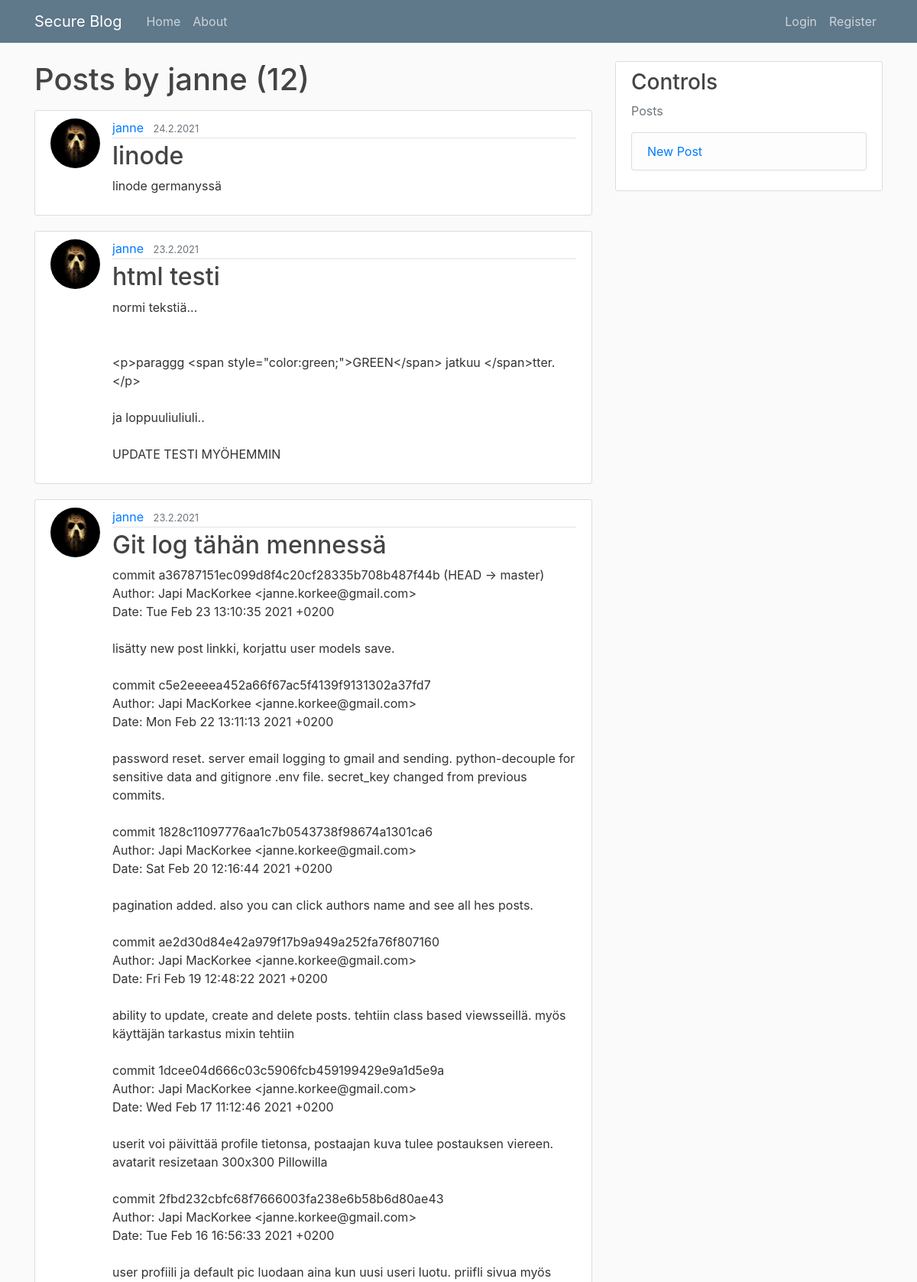
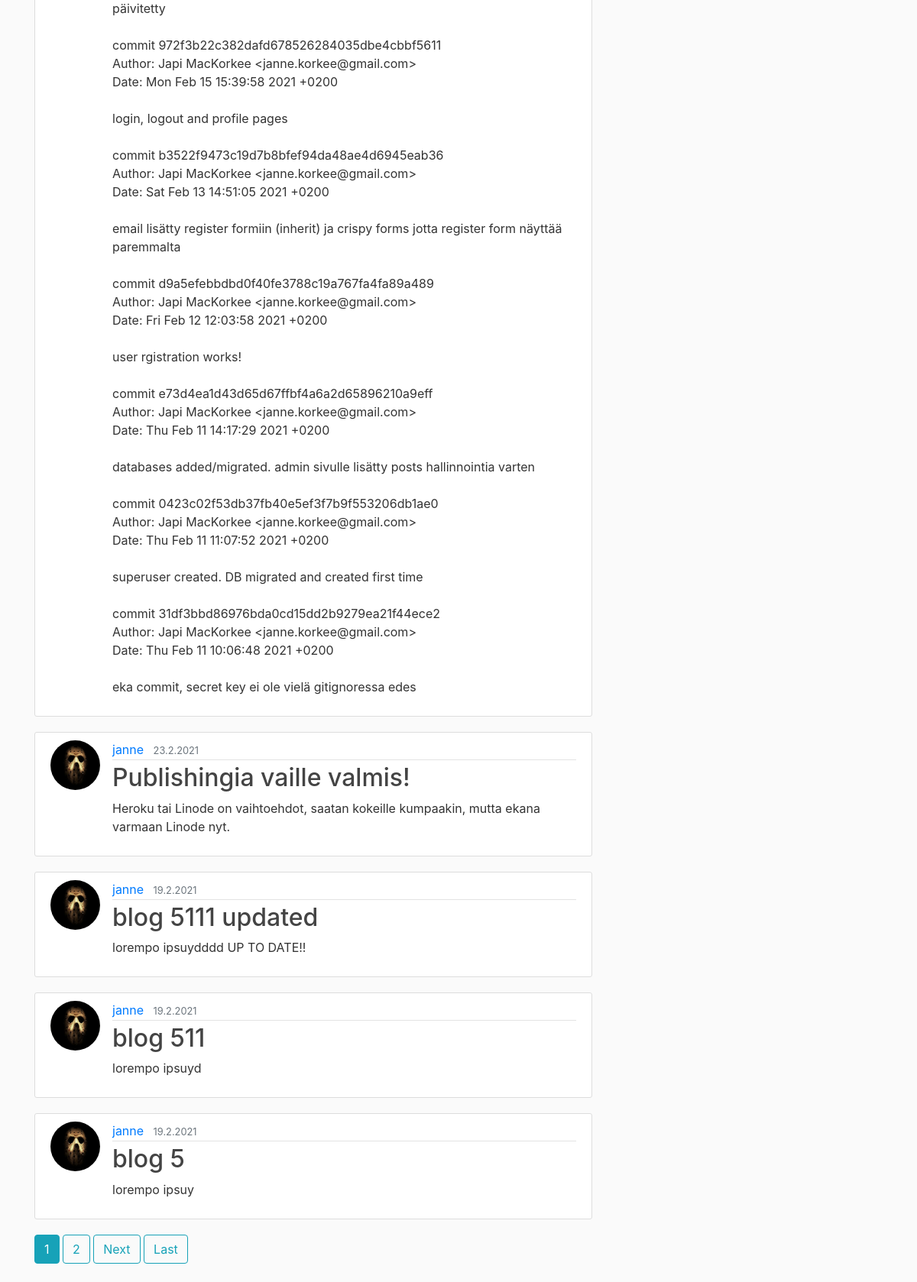
Screenshot of /user/janne with the database file from the repository (2 pictures, top to bottom).
### blog/models.py (models this page shows, shortened)
class Post(models.Model):
	title = models.CharField(max_length=100)
	content = models.TextField()
	date_posted = models.DateTimeField(default=timezone.now)
	author = models.ForeignKey(User, on_delete=models.CASCADE)

### users/models.py (models this page shows, shortened)
class Profile(models.Model):
	user = models.OneToOneField(User, on_delete=models.CASCADE)
	image = models.ImageField(default='default.jpg', upload_to='profile_pics')

### blog/views.py (the view)
# urls.py: path('user/<str:username>', UserPostListView.as_view(), name='user-posts'),
class UserPostListView(ListView):
	model = Post
	template_name = 'blog/user_posts.html'
	context_object_name = 'posts'
	paginate_by = 7
	def get_queryset(self):
		user = get_object_or_404(User, username=self.kwargs.get('username'))
		return Post.objects.filter(author=user).order_by('-date_posted')

### blog/templates/blog/user_posts.html (shortened to what this page needs)
{% extends "blog/base.html" %}
{% block content %}
	<h1 class="mb-3">Posts by {{ view.kwargs.username }} ({{ page_obj.paginator.count }})</h1>
	{% for post in posts %}
		<article class="media content-section">
		  <img class="rounded-circle article-img" src="{{ post.author.profile.image.url }}">
		  <div class="media-body">
		    <div class="article-metadata">
		      <a class="mr-2" href="{% url 'user-posts' post.author.username %}">{{ post.author }}</a>
		      <small class="text-muted">{{ post.date_posted|date:"j.n.Y" }}</small>
		    </div>
		    <h2><a class="article-title" href="{% url 'post-detail' post.id %}">{{ post.title }}</a></h2>
		    <p class="article-content">{{ post.content }}</p>
		  </div>
		</article>
	{% endfor %}
	{% if is_paginated %}
		{% for num in page_obj.paginator.page_range %}
			{% if page_obj.number == num %}
				<a class="btn btn-info mb-4" href="?page={{ num }}">{{ num }}</a>
			{% elif num > page_obj.number|add:'-3' and num < page_obj.number|add:'3' %}
				<a class="btn btn-outline-info mb-4" href="?page={{ num }}">{{ num }}</a>
			{% endif %}
		{% endfor %}
		{% if page_obj.has_next %}
			<a class="btn btn-outline-info mb-4" href="?page={{ page_obj.next_page_number }}">Next</a>
			<a class="btn btn-outline-info mb-4" href="?page={{ page_obj.paginator.num_pages }}">Last</a>
		{% endif %}
	{% endif %}
{% endblock content %}

### blog/static/blog/main.css (style rules this page uses)
body { background: #fafafa; color: #333333; margin-top: 5rem; }
h1, h2, h3, h4, h5, h6 { color: #444444; }
.content-section { background: #ffffff; padding: 10px 20px; border: 1px solid #dddddd; border-radius: 3px; margin-bottom: 20px; }
.article-title { color: #444444; }
.article-content { white-space: pre-line; }
.article-img { height: 65px; width: 65px; margin-right: 16px; }
.article-metadata { padding-bottom: 1px; margin-bottom: 4px; border-bottom: 1px solid #e3e3e3 }

### rows the page displays
Post: author.profile.image (picture), author "janne", date_posted "24.2.2021", title "linode", content "linode germanyssä"
Post: author.profile.image (picture), author "janne", date_posted "23.2.2021", title "html testi", content "normi tekstiä... <p>paraggg <span style=\"color:green;\">GREEN</span> jatkuu </span>tter.</p> ja loppuuliuliuli.. UPDATE TESTI MYÖHEMMIN"
Post: author.profile.image (picture), author "janne", date_posted "23.2.2021", title "Git log tähän mennessä", content "commit a36787151ec099d8f4c20cf28335b708b487f44b (HEAD -> master) Author: Japi MacKorkee <janne.korkee@gmail.com> Date: Tue Feb 23 13:10:35 2021 +0200 lisätty new post linkki, korjattu user models save. commit c5e2eeeea452a66f67ac5f4139f9131302a37fd7 Author: Japi MacKorkee <janne.korkee@gmail.com> Date: Mon Feb 22 13:11:13 2021 +0200 password reset. server email logging to gmail and sending. python-decouple for sensitive data and gitignore .env file. secret_key changed from previous commits. commit 1828c11097776aa1c7b0543738f98674a1301ca6 Author: Japi MacKorkee <janne.korkee@gmail.com> Date: Sat Feb 20 12:16:44 2021 +0200 pagination added. also you can click authors name and see all hes…"
Post: author.profile.image (picture), author "janne", date_posted "23.2.2021", title "Publishingia vaille valmis!", content "Heroku tai Linode on vaihtoehdot, saatan kokeille kumpaakin, mutta ekana varmaan Linode nyt."
Post: author.profile.image (picture), author "janne", date_posted "19.2.2021", title "blog 5111 updated", content "lorempo ipsuydddd UP TO DATE!!"
Post: author.profile.image (picture), author "janne", date_posted "19.2.2021", title "blog 511", content "lorempo ipsuyd"
Post: author.profile.image (picture), author "janne", date_posted "19.2.2021", title "blog 5", content "lorempo ipsuy"

### other values shown
{{ view.kwargs.username }} "janne"
{{ page_obj.paginator.count }} "12"
{{ num }} "1"
{{ num }} "2"
